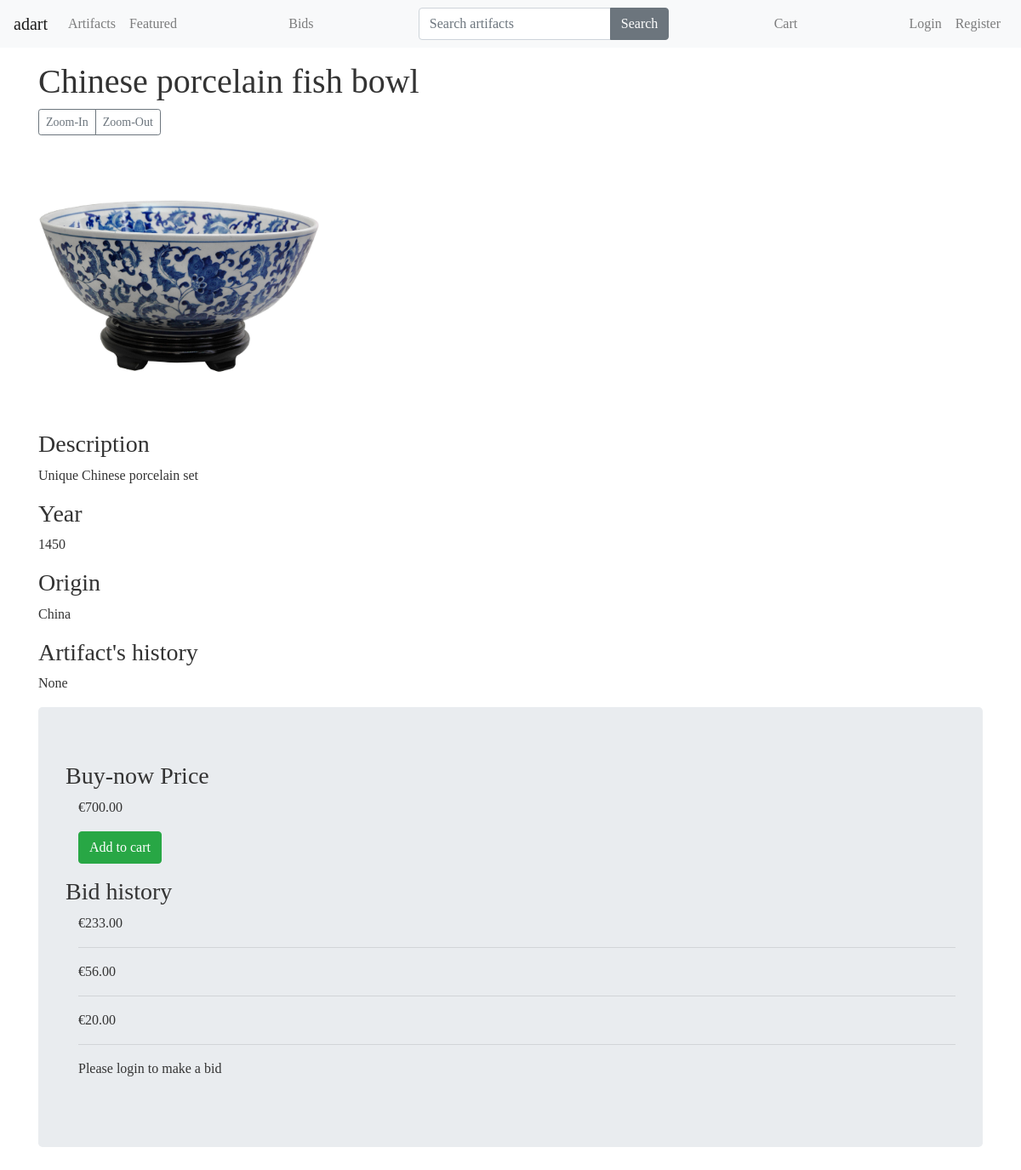
Page /artifacts/3/ on the committed database.
### artifacts/models.py (models this page shows, shortened)
class Artifact(models.Model):
    title = models.CharField(max_length=120)
    slug = models.SlugField(blank=True)
    description = models.TextField()
    history = models.TextField(null=True, blank=True)
    min_price = models.DecimalField(decimal_places=2, max_digits=20, null=True)
    price = models.DecimalField(decimal_places=2, max_digits=20, null=True)
    deadline = models.DateTimeField()
    buyer = models.ForeignKey(User, null=True, blank=True)
    sold = models.BooleanField(default=False)
    image = models.ImageField(
        upload_to=upload_image_path, null=True, blank=True)
    year = models.CharField(max_length=120, default='unknown')
    origin = models.CharField(max_length=120, default='unknown')
    featured = models.BooleanField(default=False)
    objects = ArtifactManager()

### bids/models.py (models this page shows, shortened)
class Bid(models.Model):
    user = models.ForeignKey(User)
    artifact = models.ForeignKey(Artifact)
    offer = models.DecimalField(decimal_places=2, max_digits=20, default=20)

### artifacts/views.py (the view)
# urls.py: url(r'artifacts/(?P<pk>\d+)/$', ArtifactDetailView.as_view(), name='details'),
class ArtifactDetailView(DetailView):
    template_name = 'artifacts/details.html'
    def get_context_data(self, *args, **kwargs):
        context = super(ArtifactDetailView, self).get_context_data(*args, **kwargs)
        request = self.request
        cart_obj, new_obj = Cart.objects.new_or_get(request)
        context['cart'] = cart_obj
        bids = Bid.objects.all().order_by('-offer')
        context['bids'] = bids
        return context
    def get_object(self, *args, **kwargs):
        request = self.request
        pk = self.kwargs.get('pk')
        instance = Artifact.objects.get_by_id(pk)
        if instance is None:
            raise Http404("Artifact does not exist")
        return instance

### artifacts/models.py (called while the page is built)
    def sold(self):
        return self.filter(sold=False)

    def get_queryset(self):
        return ArtifactQuerySet(self.model, using=self._db)

    def all(self):
        return self.get_queryset().sold()

    def get_by_id(self, id):
        qs = self.get_queryset().filter(id=id)
        if qs.count() == 1:
            return qs.first()
        return None

### carts/models.py (called while the page is built)
    def new_or_get(self, request):
        cart_id = request.session.get('cart_id', None)
        qs = self.get_queryset().filter(id=cart_id)
        if qs.count() == 1:
            new_obj = False
            cart_obj = qs.first()
            if request.user.is_authenticated() and cart_obj.user is None:
                cart_obj.user = request.user
                cart_obj.save()
        else:
            cart_obj = Cart.objects.new_cart(user=request.user)
            new_obj = True
            request.session['cart_id'] = cart_obj.id
        return cart_obj, new_obj

    def new_cart(self, user=None):
        user_obj = None
        if user is not None:
            if user.is_authenticated():
                user_obj = user
        return self.model.objects.create(user=user_obj)

### orders/models.py (called while the page is built)
def post_save_cart_total(sender, instance, created, *args, **kwargs):
    if not created:
        cart_obj = instance
        cart_total = cart_obj.total
        cart_id = cart_obj.id
        qs = Order.objects.filter(cart__id=cart_id)
        if qs.count() == 1:
            order_obj = qs.first()
            order_obj.update_total()

### artifacts/templates/artifacts/details.html (shortened to what this page needs)
{% extends 'base.html' %} {% block content%}
<div class="container mt-3">
  <h1>{{ artifact.title }}</h1>
  {% if artifact.image %}
  <div class="btn-group">
    <button type="button" class='btn btn-outline-secondary btn-sm' onclick="zoomin()">
      Zoom-In
    </button>
    <button type="button" class='btn btn-outline-secondary btn-sm' onclick="zoomout()">
      Zoom-Out
    </button>
  </div>
</div>
<div class="container ">
  <img src="{{ artifact.image.url }}" id='art' width='330px' class='mb-3' />
  {% endif %}
  <h3>Description</h3>
  <p>{{ artifact.description }}</p>
  <h3>Year</h3>
  <p>{{ artifact.year }}</p>
  <h3>Origin</h3>
  <p>{{ artifact.origin }}</p>
  <h3>Artifact's history</h3>
  <p>{{ artifact.history }}</p>
</div>
<div class="container">
  <div class="jumbotron">
    <h3>Buy-now Price</h3>
    <div class="bids" style='padding-left: 15px;'>
      <p>€{{ artifact.price }}</p>
    </div>
    <div class="col-md-4">
      {% include "artifacts/snippets/update-card.html" with artifact=object cart=cart %}
    </div>
    <div>
      <h3 class='mt-3'> Bid history</h3>
      <div class="bids" style='padding-left: 15px;'>
        {% for bid in bids %}
        {% if artifact.id == bid.artifact.id %}
        {% if bid.offer >= artifact.min_price %}
        <p style='color:green; font-size: 1.5rem;'>€{{ bid.offer }} - winning bid placed by {{bid.user}}! </p>
        <hr />
        {% else %}
        <p>€{{ bid.offer }} </p>
        <hr />
        {% endif %}
        {% endif %}
        {% empty %}
        <div>
          <p>Sorry! No bids so far.</p>
        </div>
        {% endfor %}
      </div>
    </div>
    <div class="col-md-6">
      {% if user.is_authenticated %}
      <a class="btn btn-outline-secondary" href="{% url 'bid_new' pk=artifact.pk %}">Make a bid!</a>
      {% else  %}
      <p>Please login to make a bid</p>
      {% endif %}
    </div>
  </div>
</div>
{% endblock %}

### templates/base.html (shortened to what this page needs)
{% load static %}
<!DOCTYPE html>
<html lang="en">
<head>
  <link rel="stylesheet" href="https://stackpath.bootstrapcdn.com/bootstrap/4.3.1/css/bootstrap.min.css"
 />
  <link rel="stylesheet" href='{% static "css/main.css" %}' />
</head>
<body>
  {% include 'common/navbar.html'%} {%block content%}{% endblock%}
</body>
</html>

### templates/common/navbar.html (shortened to what this page needs)
{% url 'index' as index_url %} {% url 'featured' as featured_url %}
{% url 'login' as login_url %} {% url 'register' as register_url %}
{% url 'cart' as cart_url %} {% url 'logout' as logout_url %}
{% url 'reviews' as review_url %} {% url 'bids' as bids_url %}
{% url 'artifacts' as artifacts_url %}
<nav class="navbar navbar-expand-lg navbar-light bg-light">
  <a class="navbar-brand {% if request.path == index_url %} active {% endif %}" href="{{ index_url }}">adart</a>
  <div class="collapse navbar-collapse" id="navbarNav">
    <ul class="navbar-nav">
      <li class="nav-item {% if request.path == artifacts_url %} active {% endif %}">
        <a class="nav-link " href="{{ artifacts_url }}">Artifacts</a>
      </li>
      <li class="nav-item {% if request.path == featured_url %} active {% endif %}">
        <a class="nav-link " href="{{ featured_url }}">Featured</a>
      </li>
    </ul>
    <ul class="navbar-nav ml-auto">
      <li class="nav-item {% if request.path == bids_url %} active {% endif %}">
        <a class="nav-link " href="{{ bids_url }}">Bids</a>
      </li>
    </ul>
    {% include 'search/snippets/search-form.html' %}
    <ul class="navbar-nav ml-auto">
      <li class="nav-item {% if request.path == cart_url %} active {% endif %}">
        <a class="nav-link " href="{{ cart_url }}">Cart</a>
      </li>
    </ul>
    {% if request.user.is_authenticated %}
    <ul class="navbar-nav ml-auto">
      <li class="nav-item {% if request.path == logout_url %} active {% endif %}">
        <a class="nav-link" href="{{ logout_url }}">Logout</a>
      </li>
    </ul>
    {% else %}
    <ul class="navbar-nav ml-auto">
      <li class="nav-item {% if request.path == login_url %} active {% endif %}">
        <a class="nav-link" href="{{ login_url }}">Login</a>
      </li>
      <li class="nav-item {% if request.path == register_url %} active {% endif %}">
        <a class="nav-link" href="{{ register_url }}">Register</a>
      </li>
    </ul>
    {% endif %}
  </div>
</nav>

### search/templates/search/snippets/search-form.html
<form method="GET" action='{% url "search:query" %}' class="form my-2 my-lg-0 ml-auto">
  <div class="input-group">
    <input class="form-control" type="text" name="q" placeholder="Search artifacts" aria-label="Search"
      value="{{ request.GET.q}}" />
    <span class="input-group-append">
      <button class="btn btn-secondary" type="submit">
        Search
      </button>
    </span>
  </div>
</form>

### artifacts/templates/artifacts/snippets/update-card.html (shortened to what this page needs)
<form method="POST" action='{% url "cart:update" %}' class="form">{% csrf_token%}
  {% if in_cart %}
  <button class="btn btn-danger btn-sm" type="submit">Remove</button>
  {% else %}
  {% if artifact in cart.artifacts.all %} In cart
  <button class="btn btn-danger " type="submit">Remove</button>
  {% else %}
  <button class="btn btn-success " type="submit">Add to cart</button>
  {% endif %}
  {% endif %}
</form>

### templates/base/js.html (shortened to what this page needs)
{% load static %}

### static-auction-app/css/main.css (style rules this page uses)
body { color: #333; font-family: "Cinzel", serif; }

### rows in the picture
Artifact: title "Chinese porcelain fish bowl", image (picture), description "Unique Chinese porcelain set", year "1450", origin "China", history "None", price "700.00"
Bid: offer "233.00"
Bid: offer "56.00"
Bid: offer "20.00"
